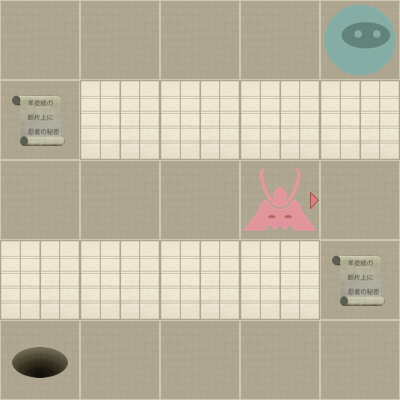

This is a level from a 2D game, rendered from its Tiled map with the project's own tilesets. A one-line summary and the map file follow, with tile-layer data summarised:
An orthogonal 5x5 tile map with 80x80 px tiles, 2 tile layers (Level, Actors).

<map version="1.0" orientation="orthogonal" width="5" height="5" tilewidth="80" tileheight="80">
 <properties>
  <property name="moves" value="16" />
 </properties>
 <tileset firstgid="1" name="tiles" tilewidth="80" tileheight="80" spacing="2" margin="2">
  <image source="tiles-hd.png" width="512" height="512" />
  <tile id="0">
   <properties>
    <property name="actor" value="exit" />
   </properties>
  </tile>
  <tile id="2">
   <properties>
    <property name="actor" value="guard" />
    <property name="direction" value="down" />
   </properties>
  </tile>
  <tile id="3">
   <properties>
    <property name="actor" value="guard" />
    <property name="direction" value="left" />
   </properties>
  </tile>
  <tile id="4">
   <properties>
    <property name="actor" value="guard" />
    <property name="direction" value="right" />
   </properties>
  </tile>
  <tile id="5">
   <properties>
    <property name="actor" value="guard" />
    <property name="direction" value="up" />
   </properties>
  </tile>
  <tile id="7">
   <properties>
    <property name="actor" value="player" />
   </properties>
  </tile>
  <tile id="8">
   <properties>
    <property name="actor" value="scroll" />
   </properties>
  </tile>
  <tile id="9">
   <properties>
    <property name="wall" value="1" />
   </properties>
  </tile>
 </tileset>
 <layer name="Level" width="5" height="5">
  <data>[25 cells, 25 non-empty, 2 distinct tile ids]</data>
 </layer>
 <layer name="Actors" width="5" height="5">
  <data>[25 cells, 5 non-empty, 4 distinct tile ids]</data>
 </layer>
</map>
